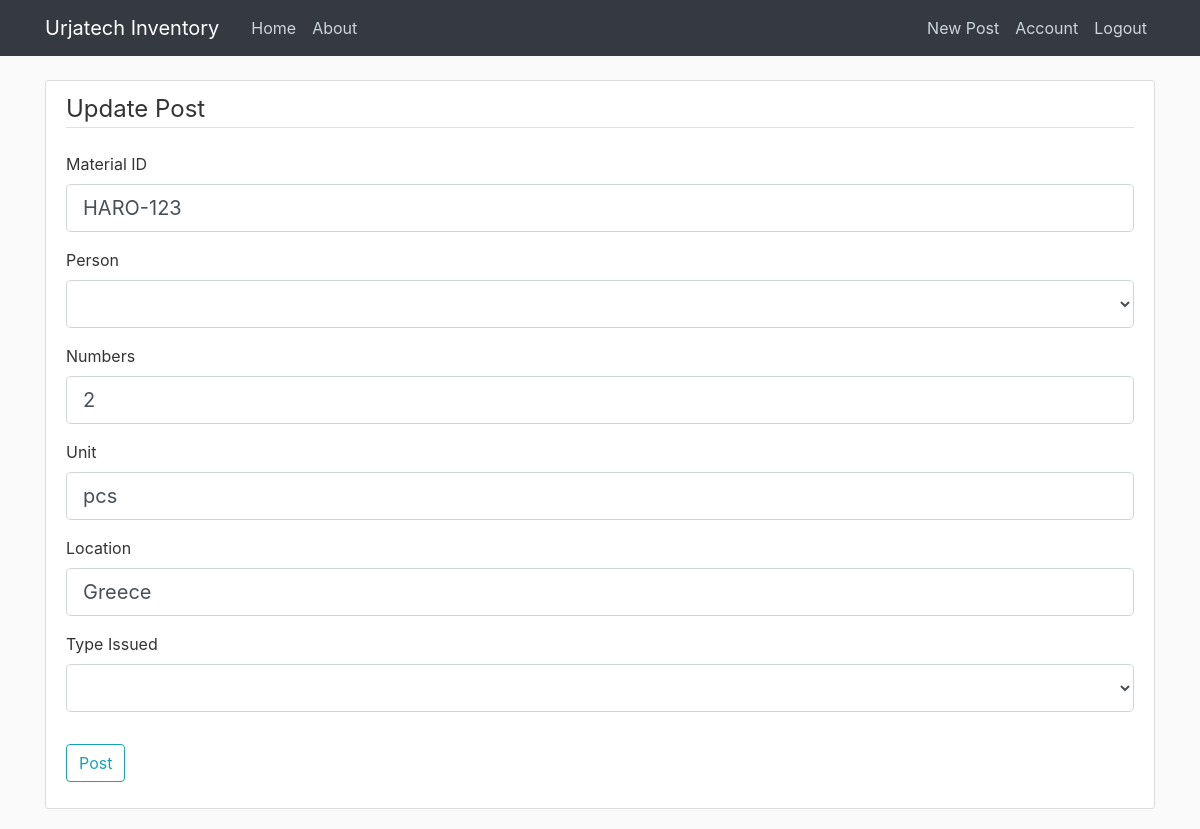
The page /post/11/update (signed in) on the database its author committed.
### flaskblog/models.py (models this page shows, shortened)
class Post(db.Model):
    id = db.Column(db.Integer, primary_key=True)
    material_id = db.Column(db.String(50), nullable=False)
    numbers_issued = db.Column(db.Integer)
    unit = db.Column(db.String(10))
    person = db.Column(db.String(20))
    location = db.Column(db.String(50))
    type_issued = db.Column(db.String(20))
    date_posted = db.Column(db.DateTime, nullable=False, default=datetime.now)
    user_id = db.Column(db.Integer, db.ForeignKey('user.id'))

### flaskblog/routes.py (the view)
@app.route("/post/<int:post_id>/update", methods=['GET', 'POST'])
@login_required
def update_post(post_id):
    post = Post.query.get_or_404(post_id)
    if post.author != current_user:
        abort(403)
    form = PostForm()
    if form.validate_on_submit():
        post.material_id = form.material_id.data
        post.type_issued = form.type_issued.data
        post.numbers_issued = form.numbers_issued.data
        post.unit = form.unit.data
        post.person = form.person.data
        post.location = form.location.data
        db.session.commit()
        flash("Your post has been updated", 'success')
        return redirect(url_for('post', post_id=post_id))
    elif request.method == 'GET':
        form.material_id.data = post.material_id
        form.type_issued.data = post.type_issued
        form.numbers_issued.data = post.numbers_issued
        form.unit.data = post.unit
        form.person.data = post.person
        form.location.data = post.location
    return render_template('create_post.html', title='Update Post', form=form, legend='Update Post')

### flaskblog/forms.py
class PostForm(FlaskForm):
    material_id = StringField('Material ID', validators=[DataRequired()])
    numbers_issued = IntegerField('Numbers', default=1, validators=[DataRequired()])
    unit = StringField('Unit', default='pcs')
    person = SelectField('Person', choices=CHOICES_PERSON, validators=[DataRequired()])
    location = StringField('Location', default='Delhi')
    type_issued = SelectField('Type Issued', choices=CHOICES_TYPE_ISSUED)
    submit = SubmitField('Post')

### flaskblog/models.py (called while the page is built)
@login_manager.user_loader
def load_user(user_id):
    return User.query.get(int(user_id))

### flaskblog/templates/create_post.html (shortened to what this page needs)
{% extends "layout.html" %}
{% block content %}
    <div class="content-section">
        <form method="POST" action="">
            <fieldset class="form-group">
                <legend class="border-bottom mb-4">
                    {{ legend }}
                </legend>
                <div class="form-group">
                    {{ form.material_id.label(class="form-control-label") }}
                    {% if form.material_id.errors %}
                        {{ form.material_id(class="form-control form-control-lg is-invalid") }}
                        <div class="invalid-feedback">
                            {% for error in form.material_id.errors %}
                                <span>
                            {{ error }}
                            </span>
                            {% endfor %}
                        </div>
                    {% else %}
                        {{ form.material_id(class="form-control form-control-lg") }}
                    {% endif %}
                </div>
                <div class="form-group">
                    {{ form.person.label(class="form-control-label") }}
                    {% if form.person.errors %}
                        {{ form.person(class="form-control form-control-lg is-invalid") }}
                        <div class="invalid-feedback">
                            {% for error in form.person.errors %}
                                <span>
                                {{ error }}
                                </span>
                            {% endfor %}
                        </div>
                    {% else %}
                        {{ form.person(class="form-control form-control-lg") }}
                    {% endif %}
                </div>
                <div class="form-group">
                    {{ form.numbers_issued.label(class="form-control-label") }}
                    {% if form.numbers_issued.errors %}
                        {{ form.numbers_issued(class="form-control form-control-lg is-invalid") }}
                        <div class="invalid-feedback">
                            {% for error in form.numbers_issued.errors %}
                                <span>
                                {{ error }}
                                </span>
                            {% endfor %}
                        </div>
                    {% else %}
                        {{ form.numbers_issued(class="form-control form-control-lg") }}
                    {% endif %}
                </div>
                <div class="form-group">
                    {{ form.unit.label(class="form-control-label") }}
                    {% if form.unit.errors %}
                        {{ form.unit(class="form-control form-control-lg is-invalid") }}
                        <div class="invalid-feedback">
                            {% for error in form.unit.errors %}
                                <span>
                                {{ error }}
                                </span>
                            {% endfor %}
                        </div>
                    {% else %}
                        {{ form.unit(class="form-control form-control-lg") }}
                    {% endif %}
                </div>
                <div class="form-group">
                    {{ form.location.label(class="form-control-label") }}
                    {% if form.location.errors %}
                        {{ form.location(class="form-control form-control-lg is-invalid") }}
                        <div class="invalid-feedback">
                            {% for error in form.location.errors %}
                                <span>
                                {{ error }}
                                </span>
                            {% endfor %}
                        </div>
                    {% else %}
                        {{ form.location(class="form-control form-control-lg") }}
                    {% endif %}
                </div>
                <div class="form-group">
                    {{ form.type_issued.label(class="form-control-label") }}
                    {% if form.type_issued.errors %}
                        {{ form.type_issued(class="form-control form-control-lg is-invalid") }}
                        <div class="invalid-feedback">
                            {% for error in form.type_issued.choices.errors %}
                                <span>
                                {{ error }}
                                </span>
                            {% endfor %}
                        </div>
                    {% else %}
                        {{ form.type_issued(class="form-control form-control-lg") }}
                    {% endif %}
                </div>
            </fieldset>
            <div class="form-group">
                {{ form.submit(class="btn btn-outline-info") }}
            </div>
        </form>
    </div>
{% endblock content %}

### flaskblog/static/main.css (style rules this page uses)
body { background: #fafafa; color: #333333; margin-top: 5rem; }
.content-section { background: #ffffff; padding: 10px 20px; border: 1px solid #dddddd; border-radius: 3px; margin-bottom: 20px; }

### rows shown on the page
Post: material_id "HARO-123", numbers_issued "2", unit "pcs", location "Greece"

### other values the page prints
{{ legend }} "Update Post"
